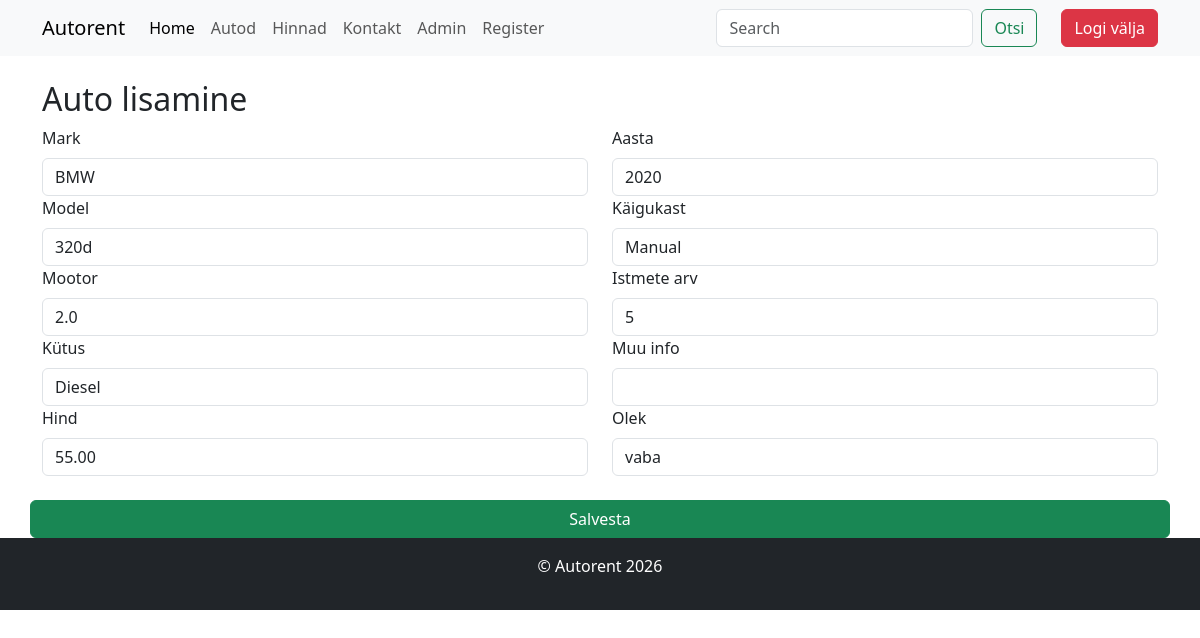
Screenshot of /admin/muuda.php?editid=1 (signed in) with the database file from the repository.
### tables this page shows
CREATE TABLE `cars` (
  `id` int(11) NOT NULL,
  `mark` varchar(100) DEFAULT NULL,
  `model` varchar(100) DEFAULT NULL,
  `engine` varchar(50) DEFAULT NULL,
  `fuel` varchar(50) DEFAULT NULL,
  `price` decimal(10,2) DEFAULT NULL,
  `image` text DEFAULT NULL,
  `year` int(11) DEFAULT NULL,
  `transmission` varchar(50) DEFAULT NULL,
  `seats` int(11) DEFAULT NULL,
  `description` text DEFAULT NULL,
  `status` varchar(50) DEFAULT NULL
);

### admin/muuda.php (the view, shortened to what this page needs)
<?php include('../config.php'); ?>
<?php include('../header.php'); ?>
<?php
    if(isset($_GET["editid"])){
        $id = $_GET["editid"];
        $paring = "SELECT * FROM cars WHERE id=$id";
        $valjund = mysqli_query($yhendus, $paring);
        $rida = mysqli_fetch_assoc($valjund);
    }
?>
<div class="container">
    <h2>Auto lisamine</h2>
    <form action="muuda.php" method="get">
        <div class="row g-4">
            <div class="col-sm-6">
                <label for="mark" class="form-label">Mark</label>
                <input type="text" class="form-control" id="mark" name="mark" value="<?= $rida['mark']; ?>">
                <label for="model" class="form-label">Model</label>
                <input type="text" class="form-control" id="model" name="model" value="<?= $rida['model']; ?>">
                <label for="engine" class="form-label">Mootor</label>
                <input type="text" class="form-control" id="engine" name="engine" value="<?= $rida['engine']; ?>">
                <label for="fuel" class="form-label">Kütus</label>
                <input type="text" class="form-control" id="fuel" name="fuel" value="<?= $rida['fuel']; ?>">
                <label for="price" class="form-label">Hind</label>
                <input type="number" class="form-control" id="price" name="price" value="<?= $rida['price']; ?>">
            </div>
            <div class="col-sm-6">
                <label for="year" class="form-label">Aasta</label>
                <input type="number" class="form-control" id="year" name="year" value="<?= $rida['year']; ?>">
                <label for="transmission" class="form-label">Käigukast</label>
                <input type="text" class="form-control" id="transmission" name="transmission" value="<?= $rida['transmission']; ?>">
                <label for="seats" class="form-label">Istmete arv</label>
                <input type="number" class="form-control" id="seats" name="seats" value="<?= $rida['seats']; ?>">
                <label for="description" class="form-label">Muu info</label>
                <input type="text" class="form-control" id="description" name="description" value="<?= $rida['description']; ?>">
                <label for="status" class="form-label">Olek</label>
                <input type="text" class="form-control" id="status" name="status" value="<?= $rida['status']; ?>">
            </div>
            <input type="submit" value="Salvesta" class="btn btn-success">
        </div>
    </form>
</div>
  </body>
</html>
<?php include('../footer.php'); ?>

### rows the page displays
cars: mark "BMW", model "320d", engine "2.0", fuel "Diesel", price "55.00", year "2020", transmission "Manual", seats "5", status "vaba"
